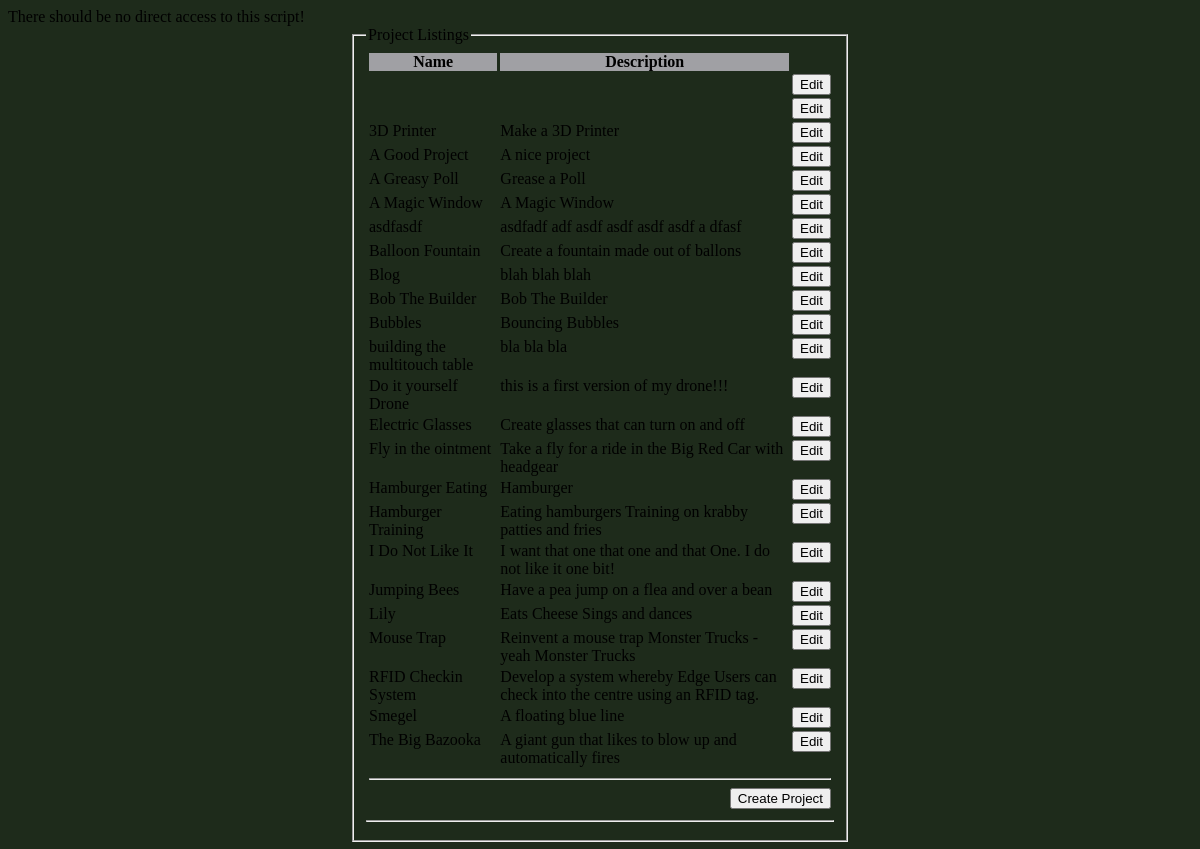
/userprofile/userprofile_old/project_profiles.php, run on the app's committed database.
### tables this page shows
CREATE TABLE IF NOT EXISTS `projects` (
  `ID` int(11) NOT NULL AUTO_INCREMENT,
  `Name` varchar(40) NOT NULL,
  `Description` varchar(255) NOT NULL,
  PRIMARY KEY (`ID`)
);

### userprofile/userprofile_old/include/common.php (called while the page is built, shortened)
<?php
function getProjectsList($project_id=null) {
	$project_detail=array();
	$query = 'SELECT ID,name, description FROM projects';
	$query .= ' ORDER BY name';
	$result = mysql_query ($query);
	while ($row = mysql_fetch_assoc($result)) {
		$project_detail[$row['ID']] = array('name'=>$row['name'], 'description'=>$row['description']);
	}
	return $project_detail;
}

### userprofile/userprofile_old/project_profiles.php (the view, shortened to what this page needs)
<!DOCTYPE html PUBLIC "-//W3C//DTD XHTML 1.0 Transitional//EN" "http://www.w3.org/TR/xhtml1/DTD/xhtml1-transitional.dtd">
<html xmlns="http://www.w3.org/1999/xhtml">
<head>
<?php
require_once ('include/common.php');
$mode='list';
$project_id=null;
$name = null;
$description=null;
?>
</head>
<body>
	<div id="form"
		style="width: 500px; margin-left: auto; margin-right: auto;">
		<?php
		print '<fieldset>';
		if ($mode == 'list') {
			print '<legend>Project Listings</legend>';
		} else {
			print '<legend>Project Profile</legend>';
		}
		if($mode=='update' || $mode=='create') {
			print '<table cellspacing="0" cellpadding="0" width="100%">';
			print '<thead>';
			if ($mode=='create')
				print'<th colspan="2">Create Project</th>';
			else
				print'<th colspan="2">Modify Project</th>';
			print '</thead>';
			print '<tr>';
			print'<td align="left">Project Name:</td>';
			print '<td>';
			print '<input type="text" name="name"	value="' . $name . '"';
			if(empty($project_id)&& $mode == 'update') echo "disabled=\"disabled\"";
			print '/></td>';
			print '</tr>';
			print '<tr>';
			print '	<td align="left" valign="top">Project Description:</td>';
			print '<td>';
			print '<textarea cols="30" rows="10" name="description"';
			if(empty($project_id) && $mode == 'update') echo "disabled=\"disabled\"";
			print '>';
			print $description;
			print '</textarea>';
			print '</td>';
			print '</tr>';
			if ($mode!='create') {
				print '<tr>';
				print'<td valign="top" align="left">Collaborators:</td>';
				print '<td>';
				print '<div style="min-height:200px;overflow-y:scroll;" id="user_listing">';
				display_project_user_list($project_id);
				print '</div>';
				print '</td>';
				print '</tr>';
			}
			print '</table>';
		} else if ($mode=='list') {
			$projects=getProjectsList();
			print '<table cellspacing="3px" cellpadding="0" width="100%">';
			print '<thead>';
			print'<th style="width:30%">Name</th>';
			print '<th>Description</th>';
			print '</thead>';
			foreach ($projects as $id=>$attributes) {
				print '<tr valign="top">';
				print '<td>';
				print $attributes['name'];
				print '</td>';
				print '<td>';
				print $attributes['description'];
				print '</td>';
				print '<td>';
				print '<a href="project_profiles.php?id=' .$id . '" title="Modify Project \'' . $attributes['name'] . '\'"><input type="button" name="edit"	value="Edit" /></a>';
				print '</td>';
				print '</tr>';
			}
			print '<tr valign="top">';
			print '<td align="right" colspan="4">';
			print '<hr/>';
			print '<a href="project_profiles.php?mode=create" title="Create A New Project"><input type="button" name="new_project"	value="Create Project" /></a>';
			print '</td>';
			print '</table>';
		}
		print '<hr />';
		print '</fieldset>';
		?>
	</div>
</body>
</html>

### userprofile/userprofile_old/style.css (style rules this page uses)
body { background-color:#1E2B1B; }
th { background:#A0A0A4; width: 100%; }

### data on the page
projects: Name "3D Printer", Description "Make a 3D Printer"
projects: Name "A Good Project", Description "A nice project"
projects: Name "A Greasy Poll", Description "Grease a Poll"
projects: Name "A Magic Window", Description "A Magic Window"
projects: Name "asdfasdf", Description "asdfadf adf asdf asdf asdf asdf a dfasf"
projects: Name "Balloon Fountain", Description "Create a fountain made out of ballons"
projects: Name "Blog", Description "blah blah blah"
projects: Name "Bob The Builder", Description "Bob The Builder"
projects: Name "Bubbles", Description "Bouncing Bubbles"
projects: Name "building the multitouch table", Description "bla bla bla"
projects: Name "Do it yourself Drone", Description "this is a first version of my drone!!!"
projects: Name "Electric Glasses", Description "Create glasses that can turn on and off"
projects: Name "Fly in the ointment", Description "Take a fly for a ride in the Big Red Car with headgear"
projects: Name "Hamburger Eating", Description "Hamburger"
projects: Name "Hamburger Training", Description "Eating hamburgers Training on krabby patties and fries"
projects: Name "I Do Not Like It", Description "I want that one that one and that One. I do not like it one bit!"
projects: Name "Jumping Bees", Description "Have a pea jump on a flea and over a bean"
projects: Name "Lily", Description "Eats Cheese Sings and dances"
projects: Name "Mouse Trap", Description "Reinvent a mouse trap Monster Trucks - yeah Monster Trucks"
projects: Name "RFID Checkin System", Description "Develop a system whereby Edge Users can check into the centre using an RFID tag."
projects: Name "Smegel", Description "A floating blue line"
projects: Name "The Big Bazooka", Description "A giant gun that likes to blow up and automatically fires"
